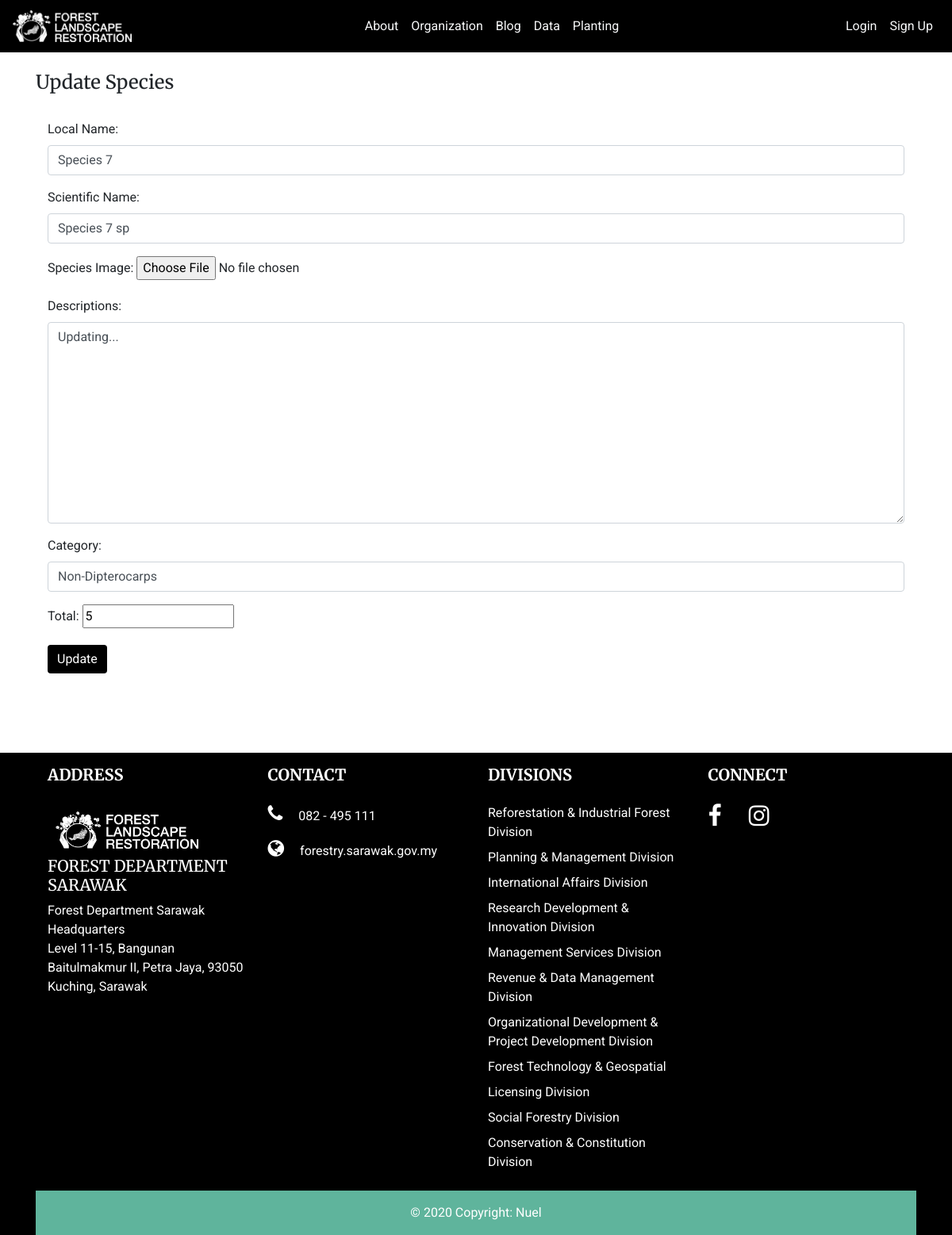
The app's page /planting/update_cart_species/8/ with its own data.
### planting/models.py (models this page shows, shortened)
class CartSpecies(models.Model):
	date_created_cart = models.DateTimeField(auto_now_add=True)
	cart_local_name = models.CharField('Local Name', max_length=250)
	cart_scientific_name = models.CharField('Scientific Name', max_length=250)
	cart_species_img = models.ImageField('Species Image', null=True, blank=True, upload_to='cart_species_img/')
	cart_species_descriptions = models.TextField('Descriptions', blank=True, null=True)
	cart_species_category = models.CharField('Category', max_length=250)
	cart_species_total = models.IntegerField('Total', null=True)

### planting/views.py (the view)
# urls.py: path('update_cart_species/<int:pk>/', UpdateCartView.as_view(), name='update_cart'),
class UpdateCartView(UpdateView):
	model = CartSpecies
	form_class = UpdateCartForm
	template_name = 'planting/update_cart.html'
	success_url = reverse_lazy('planting_partner_view')

### planting/forms.py
class UpdateCartForm(forms.ModelForm):
	class Meta:
		model = CartSpecies
		fields = ('cart_local_name', 'cart_scientific_name', 'cart_species_img', 'cart_species_descriptions', 'cart_species_category', 'cart_species_total')
		widgets = {
			'cart_local_name':forms.TextInput(attrs={'class':'form-control'}),
			'cart_scientific_name':forms.TextInput(attrs={'class':'form-control'}),
			'cart_species_img':forms.FileInput(),
			'cart_species_descriptions':forms.Textarea(attrs={'class':'form-control'}),
			'cart_species_category':forms.TextInput(attrs={'class': 'form-control'}),
			'cart_species_total':forms.NumberInput(),
		}

### planting/templates/planting/update_cart.html (shortened to what this page needs)
{% extends 'base.html' %}
{% load static %}
{% block content %}
<div class="container">
	<br>
	<h4>Update Species</h4>
	<br>
	<div class="form-group container h-100">
		<form method="POST" enctype="multipart/form-data">
			{{ form.as_p }}
			<button class="btn btn-info">Update</button>
		</form>
	</div>
</div>
{% endblock %}

### flr/static/css/main.css (style rules this page uses)
body, html { font-family: 'Roboto', sans-serif; margin: 0; height: 100%; }
h1, h2, h3, h4, h5, h6 { font-family: 'Merriweather', serif; }
.btn-info { background-color: #000; border: none; }

### records on screen
CartSpecies: cart_local_name "Species 7", cart_scientific_name "Species 7 sp", cart_species_descriptions "Updating...", cart_species_category "Non-Dipterocarps", cart_species_total "5"
